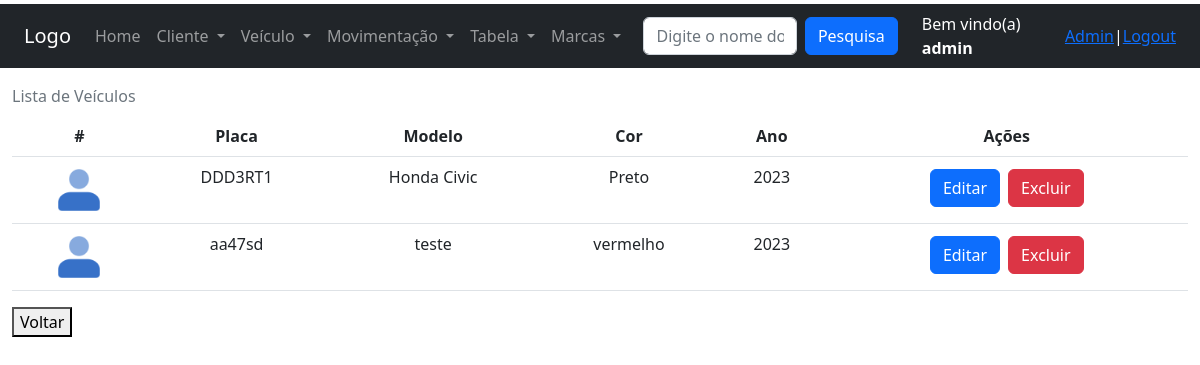
Page /listagemVeiculo/ (signed in) on the committed database.
### core/models.py (models this page shows, shortened)
class Veiculo(models.Model):
    placa = models.CharField(max_length=8, verbose_name='Placa do veículo')
    modelo = models.CharField(max_length=30, verbose_name='Modelo do veículo', blank=True, null=True)
    cor = models.CharField(max_length=50, verbose_name='Cor do veículo', blank=True, null=True)
    marca_id = models.ForeignKey(Marca, on_delete=models.CASCADE, verbose_name='Fabricante')
    ano = models.IntegerField(default=2023, verbose_name="Ano do carro", blank=True, null=True)
    cliente_id = models.ForeignKey(Cliente, on_delete=models.CASCADE, verbose_name='Cliente')
    foto = models.ImageField(upload_to="carro_foto", blank=True, null=True)
    class Meta:
        verbose_name_plural = 'Veículos'

### core/views.py (the view)
# urls.py: path('listagemVeiculo/', listaVeiculo, name='url_listaVeiculo'),
@login_required
def listaVeiculo(request):
    if request.user.is_staff:
        if request.POST and request.POST['input_pesquisa']:
            dados = Veiculo.objects.filter(placa__contains=request.POST['input_pesquisa'])
        else:
            dados = Veiculo.objects.all()
        contexto = {'dados': dados, 'text_input': 'Digite o nome do cliente', 'listagem': True}
        return render(request, 'listagem/listagemVeiculo.html', contexto)
    return render(request, 'aviso.html')

### core/templates/listagem/listagemVeiculo.html (shortened to what this page needs)
{% extends 'base.html' %}
{% load static %}
{% block main %}
<div class="pt-2 row text-center">
    <br>
    <div class="">
        <table class="table caption-top">
            <caption>Lista de Veículos</caption>
            <thead>
                <tr>
                    <th scope="col">#</th>
                    <th scope="col">Placa</th>
                    <th scope="col">Modelo</th>
                    <th scope="col">Cor</th>
                    <th scope="col">Ano</th>
                    <th scope="col">Ações</th>
                </tr>
            </thead>
            <tbody>
                {% for i in dados %}
                    <tr>
                        <th scope="row">
                            {% if i.foto%}
                                <img src="{{i.foto.url}}" class="img" width="50" alt="...">
                            {% else %}
                                <img src="{% static 'img/icon_profile.png' %}" class="img" width="50" alt="...">
                            {% endif %}
                        </th>
                        <td>
                            {% if i.placa %}
                                {{i.placa}}
                            {% else %}
                                <p></p>
                            {% endif %}
                        </td>
                        <td>
                            {% if i.modelo %}
                                {{i.modelo}}
                            {% else %}
                                <p></p>
                            {% endif %}
                        </td>
                        <td>
                            {% if i.cor %}
                                {{i.cor}}
                            {% else %}
                                <p></p>
                            {% endif %}
                        </td>
                        <td>
                            {% if i.ano %}
                                {{i.ano}}
                            {% else %}
                                <p></p>
                            {% endif %}
                        </td>
                        <td>
                            <div class="d-flex justify-content-center">
                                <a href="{% url 'url_altera_veiculo' i.id %}" class="btn btn-primary media-link m-1">Editar</a>
                                <a href="{% url 'url_excluir_veiculo' i.id %}" class="btn btn-danger m-1">Excluir</a>
                            </div>
                        </td>
                    </tr>
                {% endfor %}
            </tbody>
        </table>
    </div>
    <br>
</div>
<button onclick="window.location.href='/'">Voltar</button>
{% endblock %}

### templates/base.html (shortened to what this page needs)
<!DOCTYPE html>
<html lang="en">
<head>
    {% load static %}
    <link href="https://cdn.jsdelivr.net/npm/bootstrap@5.2.3/dist/css/bootstrap.min.css" rel="stylesheet">
</head>
<body>
    <div class="container-fluid pt-1">
        <div class="row bg-dark">
            <div class="col-12 bg-dark">
                <nav class="navbar navbar-expand-sm bg-dark navbar-dark">
                    <div class="container-fluid">
                        <a class="navbar-brand" href="#">Logo</a>
                        <div class="row w-100 collapse navbar-collapse" id="collapsibleNavbar">
                            <div class="col-6">
                                <ul class="navbar-nav">
                                    <li class="nav-item dropdown">
                                      <a class="nav-link nav-item" href="/">
                                        Home
                                      </a>
                                    </li>
                                    <li class="nav-item dropdown">
                                      <a class="nav-link dropdown-toggle" href="#" id="navbardrop1" data-bs-toggle="dropdown">
                                        Cliente
                                      </a>
                                    </li>
                                    <li class="nav-item dropdown">
                                      <a class="nav-link dropdown-toggle" href="#" id="navbardrop2" data-bs-toggle="dropdown">
                                        Veículo
                                      </a>
                                    </li>
                                    <li class="nav-item dropdown">
                                      <a class="nav-link dropdown-toggle" href="#" id="navbardrop3" data-bs-toggle="dropdown">
                                        Movimentação
                                      </a>
                                    </li>
                                    <li class="nav-item dropdown">
                                      <a class="nav-link dropdown-toggle" href="#" id="navbardrop4" data-bs-toggle="dropdown">
                                        Tabela
                                      </a>
                                    </li>
                                    <li class="nav-item dropdown">
                                      <a class="nav-link dropdown-toggle" href="#" id="navbardrop5" data-bs-toggle="dropdown">
                                        Marcas
                                      </a>
                                    </li>
                                </ul>
                            </div>
                            {% if listagem %}
                                <div class="col">
                                    <form class="d-flex" method="POST">
                                        <input class="form-control me-2" type="text" placeholder="{{ text_input }}" name="input_pesquisa">
                                        <button class="btn btn-primary" type="submit">Pesquisa</button>
                                    </form>
                                </div>
                            {% endif %}
                            <div class="col text-white d-flex justify-content-end align-items-center">
                                {% if user.get_username %}
                                    <span class="ml-5">Bem vindo(a) <strong>{{ user.get_username }}</strong> &nbsp;</span>
                                    <a href="/admin/">Admin</a> |
                                    <a href="/accounts/logout/">Logout</a>
                                {% else %}
                                    <span class="ml-5">Usuário(a) não autenticado(a)&nbsp;</span>
                                    <a href="/accounts/login">Login</a> |
                                    <a href="/accounts/registrar/">Registrar</a>
                                {% endif %}
                            </div>
                        </div>
                    </div>
                </nav>
            </div>
        </div>
        {% block main %}{% endblock %}
    </div>
</body>
</html>

### rows in the picture
Veiculo: placa "DDD3RT1", modelo "Honda Civic", cor "Preto", ano "2023"
Veiculo: placa "aa47sd", modelo "teste", cor "vermelho", ano "2023"

### other values in the picture
{{ user.get_username }} "admin"
